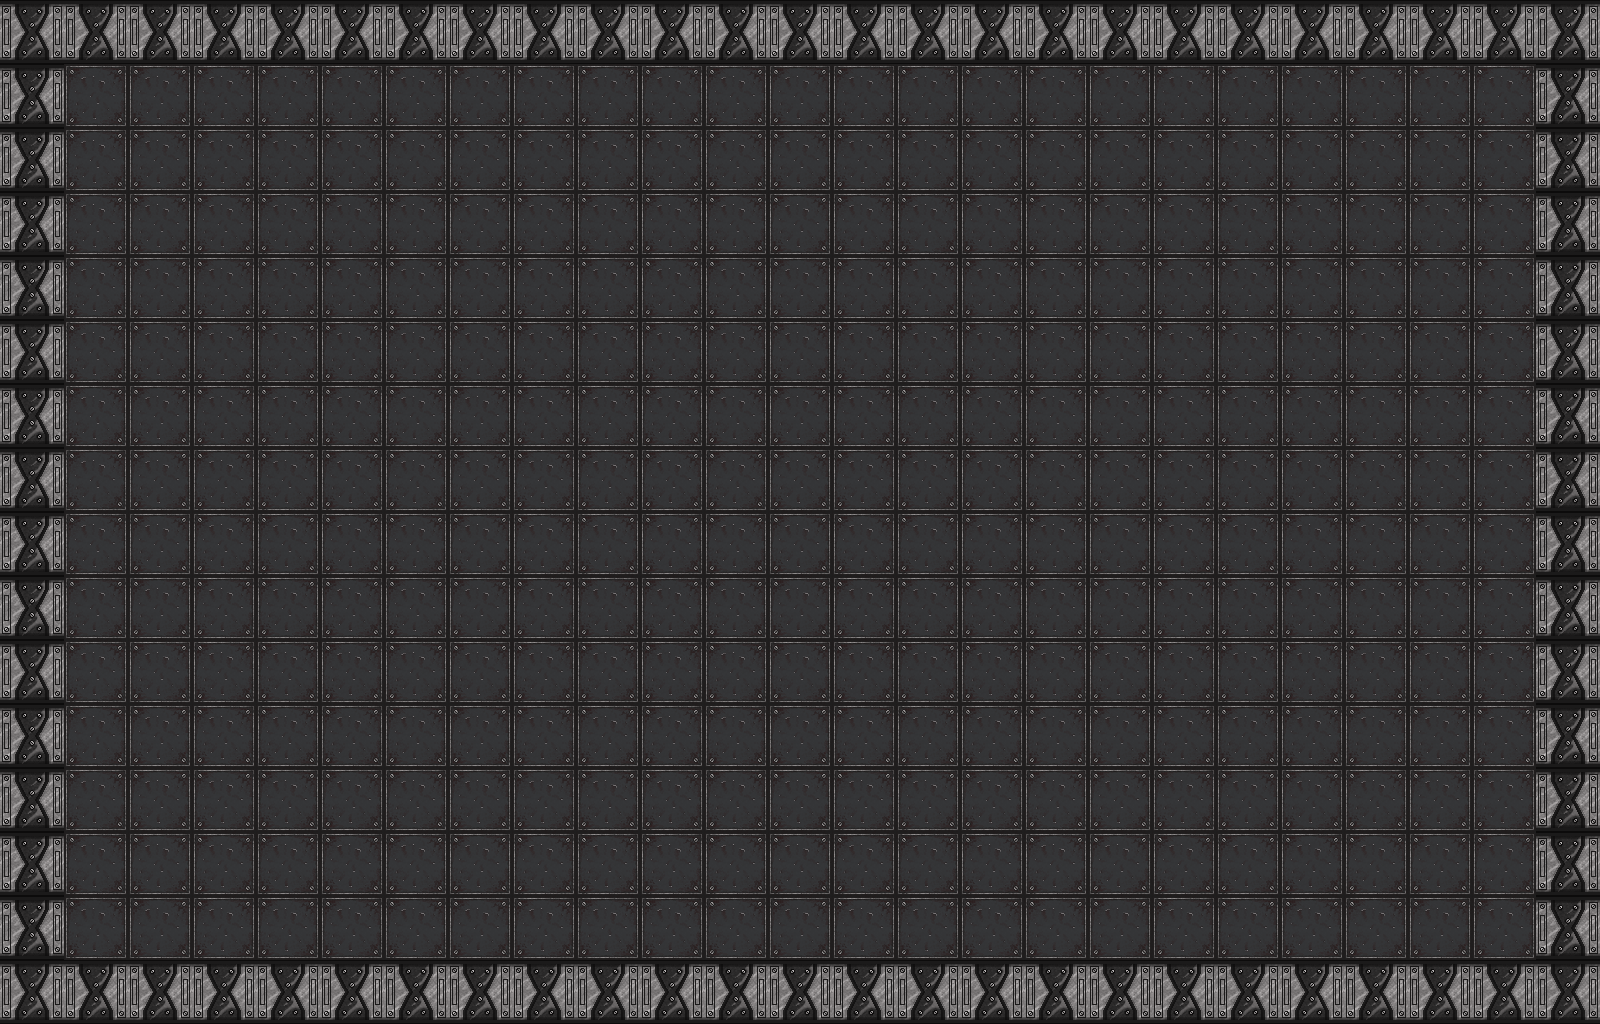

This is a level from a 2D game, rendered from its Tiled map with the project's own tilesets. A one-line summary and the complete map file follow:
An orthogonal 25x16 tile map with 64x64 px tiles, 2 tile layers (Floor, Walls) and 4 objects.

<map version="1.8" tiledversion="1.8.4" orientation="orthogonal" renderorder="right-down" width="25" height="16" tilewidth="64" tileheight="64" infinite="0" nextlayerid="6" nextobjectid="5">
 <editorsettings>
  <export target="tilePropertiesTest2.json" format="json" />
 </editorsettings>
 <tileset firstgid="1" name="bulletHellTileSet" tilewidth="64" tileheight="64" tilecount="9" columns="9">
  <image source="bulletHellTileSet.png" width="576" height="64" />
  <tile id="7" type="TestFloorType">
   <properties>
    <property name="anotherTestingString" value="AAA" />
    <property name="collides" type="bool" value="true" />
    <property name="thing" type="class" propertytype="testClass" />
   </properties>
  </tile>
 </tileset>
 <layer id="1" name="Floor" width="25" height="16">
  <data encoding="csv">
6,6,6,6,6,6,6,6,6,6,6,6,6,6,6,6,6,6,6,6,6,6,6,6,6,
6,6,6,6,6,6,6,6,6,6,6,6,6,6,6,6,6,6,6,6,6,6,6,6,6,
6,6,6,6,6,6,6,6,6,6,6,6,6,6,6,6,6,6,6,6,6,6,6,6,6,
6,6,6,6,6,6,6,6,6,6,6,6,6,6,6,6,6,6,6,6,6,6,6,6,6,
6,6,6,6,6,6,6,6,6,6,6,6,6,6,6,6,6,6,6,6,6,6,6,6,6,
6,6,6,6,6,6,6,6,6,6,6,6,6,6,6,6,6,6,6,6,6,6,6,6,6,
6,6,6,6,6,6,6,6,6,6,6,6,6,6,6,6,6,6,6,6,6,6,6,6,6,
6,6,6,6,6,6,6,6,6,6,6,6,6,6,6,6,6,6,6,6,6,6,6,6,6,
6,6,6,6,6,6,6,6,6,6,6,6,6,6,6,6,6,6,6,6,6,6,6,6,6,
6,6,6,6,6,6,6,6,6,6,6,6,6,6,6,6,6,6,6,6,6,6,6,6,6,
6,6,6,6,6,6,6,6,6,6,6,6,6,6,6,6,6,6,6,6,6,6,6,6,6,
6,6,6,6,6,6,6,6,6,6,6,6,6,6,6,6,6,6,6,6,6,6,6,6,6,
6,6,6,6,6,6,6,6,6,6,6,6,6,6,6,6,6,6,6,6,6,6,6,6,6,
6,6,6,6,6,6,6,6,6,6,6,6,6,6,6,6,6,6,6,6,6,6,6,6,6,
6,6,6,6,6,6,6,6,6,6,6,6,6,6,6,6,6,6,6,6,6,6,6,6,6,
6,6,6,6,6,6,6,6,6,6,6,6,6,6,6,6,6,6,6,6,6,6,6,6,6
</data>
 </layer>
 <layer id="2" name="Walls" width="25" height="16">
  <data encoding="csv">
8,8,8,8,8,8,8,8,8,8,8,8,8,8,8,8,8,8,8,8,8,8,8,8,8,
8,0,0,0,0,0,0,0,0,0,0,0,0,0,0,0,0,0,0,0,0,0,0,0,8,
8,0,0,0,0,0,0,0,0,0,0,0,0,0,0,0,0,0,0,0,0,0,0,0,8,
8,0,0,0,0,0,0,0,0,0,0,0,0,0,0,0,0,0,0,0,0,0,0,0,8,
8,0,0,0,0,0,0,0,0,0,0,0,0,0,0,0,0,0,0,0,0,0,0,0,8,
8,0,0,0,0,0,0,0,0,0,0,0,0,0,0,0,0,0,0,0,0,0,0,0,8,
8,0,0,0,0,0,0,0,0,0,0,0,0,0,0,0,0,0,0,0,0,0,0,0,8,
8,0,0,0,0,0,0,0,0,0,0,0,0,0,0,0,0,0,0,0,0,0,0,0,8,
8,0,0,0,0,0,0,0,0,0,0,0,0,0,0,0,0,0,0,0,0,0,0,0,8,
8,0,0,0,0,0,0,0,0,0,0,0,0,0,0,0,0,0,0,0,0,0,0,0,8,
8,0,0,0,0,0,0,0,0,0,0,0,0,0,0,0,0,0,0,0,0,0,0,0,8,
8,0,0,0,0,0,0,0,0,0,0,0,0,0,0,0,0,0,0,0,0,0,0,0,8,
8,0,0,0,0,0,0,0,0,0,0,0,0,0,0,0,0,0,0,0,0,0,0,0,8,
8,0,0,0,0,0,0,0,0,0,0,0,0,0,0,0,0,0,0,0,0,0,0,0,8,
8,0,0,0,0,0,0,0,0,0,0,0,0,0,0,0,0,0,0,0,0,0,0,0,8,
8,8,8,8,8,8,8,8,8,8,8,8,8,8,8,8,8,8,8,8,8,8,8,8,8
</data>
 </layer>
 <objectgroup id="5" name="testObjectLayer">
  <object id="1" gid="8" x="1472" y="128" width="64" height="64" />
  <object id="2" gid="8" x="1472" y="960" width="64" height="64" />
  <object id="3" gid="8" x="64" y="960" width="64" height="64" />
  <object id="4" gid="8" x="64" y="128" width="64" height="64" />
 </objectgroup>
</map>